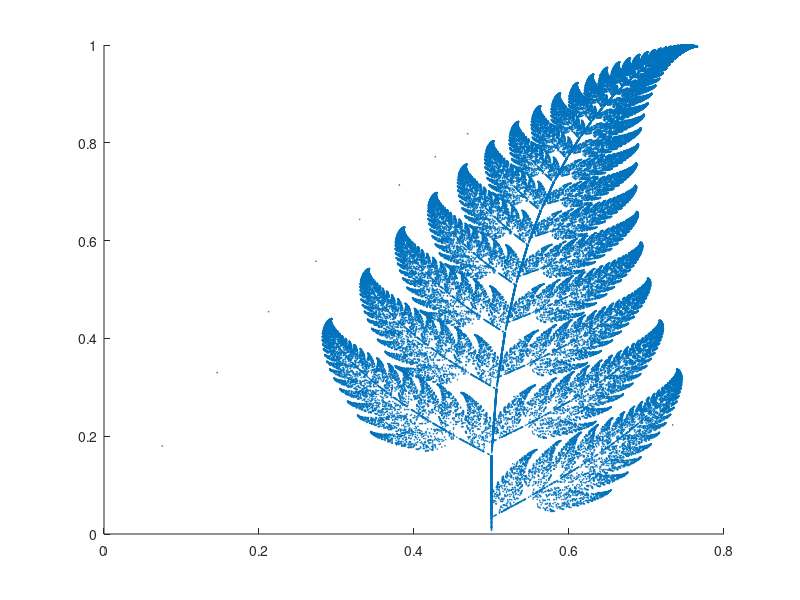

The MATLAB source for this figure:
function IFS4() %巴恩斯利蕨
p1=0.85;
p2=0.86;
p3=0.93;
%p4=1;
R=[0;0];
A1=[0.85,0.04;-0.04,0.85];a1=[0.075;0.180]; 
A2=[0.0,0.0;0.0,0.16];a2=[0.5;0.0];
A3=[0.2,-0.26;0.23,0.22];a3=[0.4;0.045];
A4=[-0.15,0.28;0.24,0.24];a4=[0.575;-0.086];
for i=1:100000    
    s=rand;
    if (s<p1)
        R=A1*R+a1;
    elseif(s<p2)
        R=A2*R+a2;
    elseif(s<p3)
        R=A3*R+a3;
    else
        R=A4*R+a4;
    end
    X(1,i)=R(1,1);
    Y(1,i)=R(2,1);
end
scatter(X,Y,0.4,'blue')

